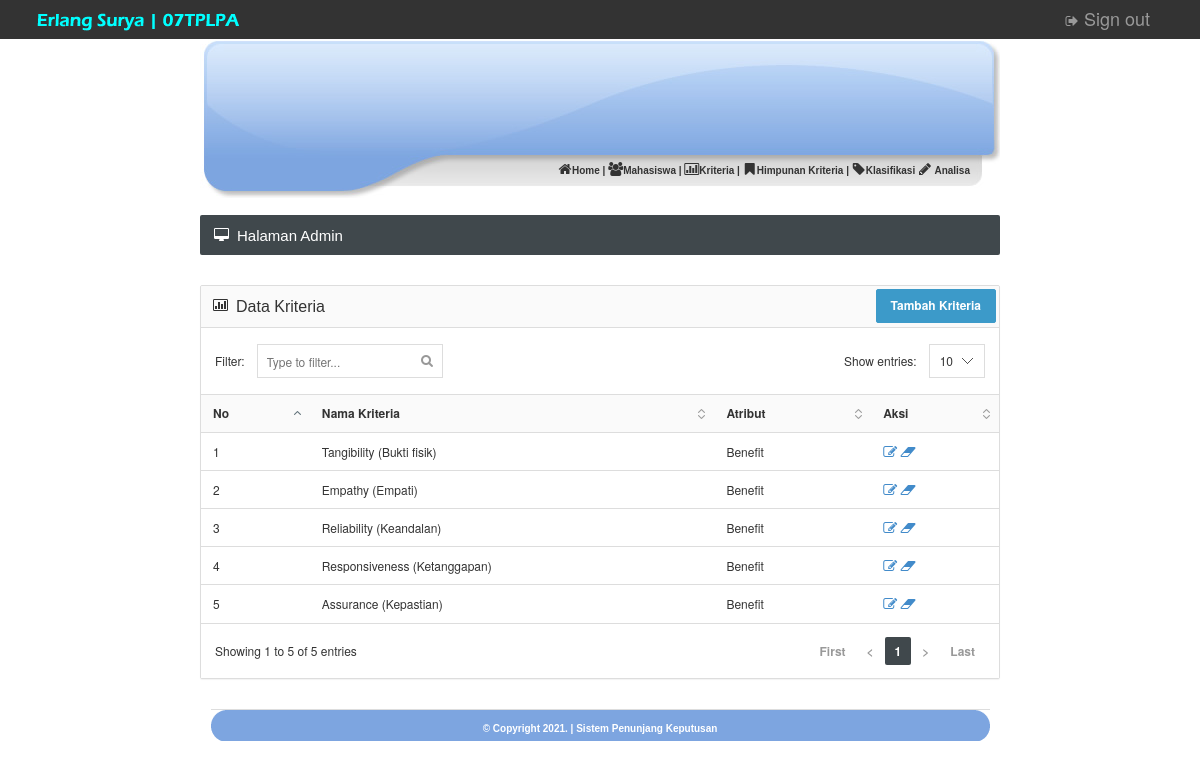
/admin/kriteria.php (signed in), run on the app's committed database.
### tables this page shows
CREATE TABLE IF NOT EXISTS `kriteria` (
`id_kriteria` int(5) NOT NULL,
  `namakriteria` varchar(100) NOT NULL,
  `atribut` varchar(100) NOT NULL
);

### admin/kriteria.php (the view)
<?php
include "head.php";
?>
			<?php include "menu.php"; ?>
			</div>
		<br />
		<div id="content">
			<div class="page-title">
				<h5><i class="fa fa-desktop"></i> Halaman Admin</h5>
			</div>
			<div class="panel panel-default">
				<div class="panel-heading" align="right"><h6 class="panel-title"><i class="fa fa-bar-chart-o"></i> Data Kriteria</h6>
				<a href="kriteria_tambah.php"><input type="submit" value="Tambah Kriteria" class="btn btn-info"></a>
				</div>
				<div class="datatable">
					<table class="table table-hover">
						<thead>
							<tr>
								<th>No</th>
								<th>Nama Kriteria</th>
								<th>Atribut</th>
								<th>Aksi</th>
							</tr>
						</thead>
						<tbody>
							<?php
							$nomor = 0;
							$hasil = mysql_query("select * from kriteria");
							while ($dataku = mysql_fetch_array($hasil)) {
							?>
								<tr>
									<td><?php echo $nomor=$nomor+1; ?></td>
									<td><?php echo $dataku['namakriteria']; ?></td>
									<td><?php echo $dataku['atribut']; ?></td>
									<td>
										<a href="kriteria_edit.php?id_kriteria=<?php echo $dataku['id_kriteria']; ?>">
										<i class='fa fa-edit'></i>
										</a>
										<a href="kriteria_hapus.php?id_kriteria=<?php echo $dataku['id_kriteria']; ?>">
										<i class='fa fa-eraser'></i>
										</a>
									</td>
								</tr>
							<?php }	?>
						</tbody>
					</table>
				</div>
			</div>
<?php include "footer.php"; ?>

### images/style.css (style rules this page uses)
body { margin-top: 0px; margin-left: 0px; margin-right: 0px; margin-bottom: 0px; }
#content { width: 800px; }

### css/styles.css (style rules this page uses)
@media (min-width: 768px) { a, .btn, .caret, .close, .sidebar, .select2-choice abbr, .select2-highlighted, .ui-slider-range, .ui-datepicker-trigger, .ui-timepicker-list li, .checker span:after, .checker span, .navbar-toggle, .thumb-options, .select2-arrow b, .thumb-zoom img, .fc-button, .page-content { -webkit-transition: all 0.15s ease-in-out; -moz-transition: all 0.15s ease-in-out; -o-transition: all 0.15s ease-in-out; transition: all 0.15s ease-in-out; } }
.fa { position: relative; font-size: 14px; min-width: 14px; text-align: center; }
h1, h2, h3, h4, h5, h6, .navigation > li > a, .stats li span { font-family: 'Cuprum', sans-serif; font-weight: normal; }
.page-title { color: #fff; background-color: #40484C; -moz-box-shadow: 0 1px 0 #fff; -webkit-box-shadow: 0 1px 0 #FFF; box-shadow: 0 1px 0 #FFF; border-radius: 2px; margin-bottom: 30px; }
.page-title:after { content: ""; display: table; clear: both; }
.page-title h5 { margin: 0; float: left; display: block; font-size: 15px; padding: 13px 14px 12px 14px; line-height: 1; }
.dataTable { border-collapse: collapse; border-top: 1px solid #ddd; border-bottom: 1px solid #ddd; }
.dataTable thead th { background-color: #fafafa; cursor: pointer; }
.sorting { background: url('../images/interface/tables/sort_both.png') no-repeat 100%; padding-right: 24px!important; }
.sorting_asc { background: url('../images/interface/tables/sort_asc.png') no-repeat 100%; padding-right: 24px!important; }

### data on the page
kriteria: namakriteria "Tangibility (Bukti fisik)", atribut "Benefit"
kriteria: nomor "2", namakriteria "Empathy (Empati)", atribut "Benefit"
kriteria: nomor "3", namakriteria "Reliability (Keandalan)", atribut "Benefit"
kriteria: nomor "4", namakriteria "Responsiveness (Ketanggapan)", atribut "Benefit"
kriteria: nomor "5", namakriteria "Assurance (Kepastian)", atribut "Benefit"
